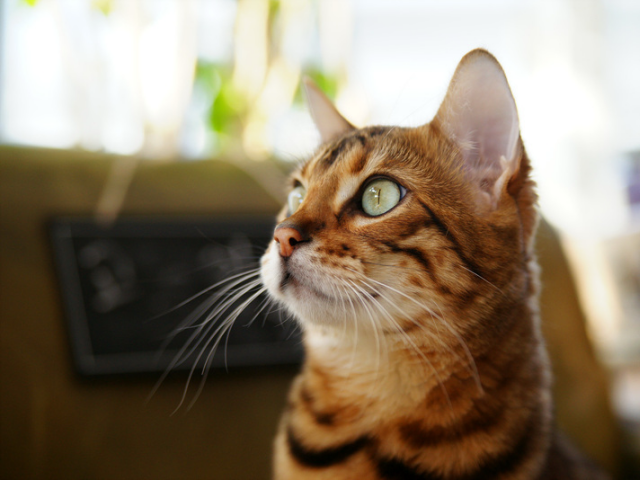
#> input picture start to book/filterring/images/cat.bmp, 640 x 480 px
$ python noise.py   (older library calls are emulated)
#> lines starting #> are read from the running program, lines starting #| are printed output that depends on the picture
import cv2
import numpy as np

src = cv2.imread("images/cat.bmp", cv2.IMREAD_GRAYSCALE)
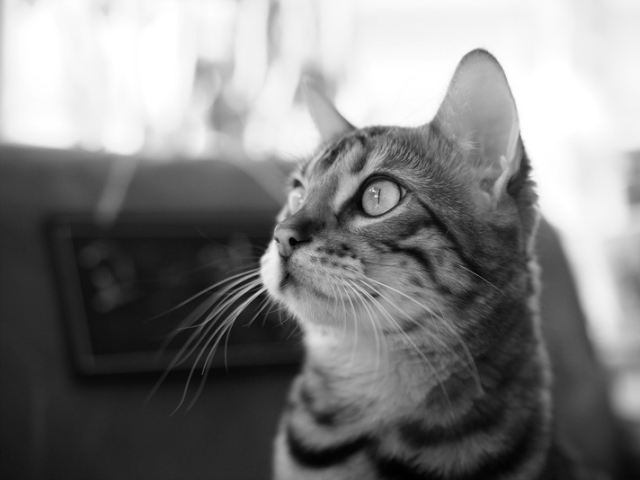
#> src: shape (480, 640); min 0, max 255, mean 127.8

def noiseGaussian():

    if src is None:
        print("None")
        return

    cv2.imshow("src", src)

    for stb in range(1, 4):
        noise = np.zeros(src.shape, np.int32)
        cv2.randn(noise, 0, stb*10)

        dst = cv2.add(src, noise,dtype=cv2.CV_8UC1)

        desc = "stddev = %d" % stb*10
        cv2.imshow("dst", dst)
        cv2.waitKey()
#> this loop made 3 passes
#> pass 3, in noiseGaussian, `dst = cv2.add(src, noise,dtype=cv2.CV_8UC1)`:
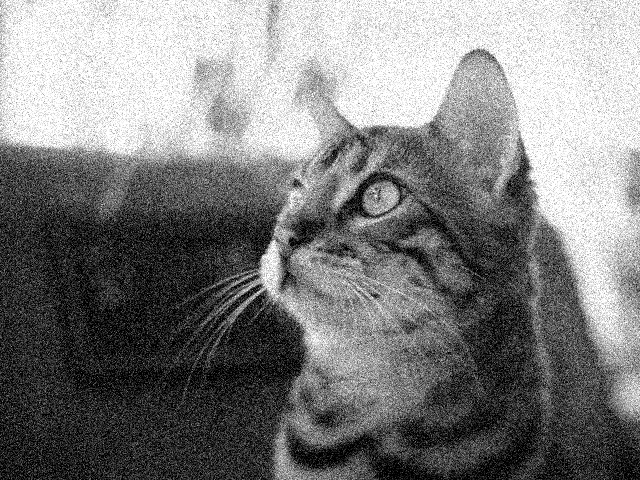
#> dst: shape (480, 640); min 0, max 255, mean 126.3
#> after the loop:
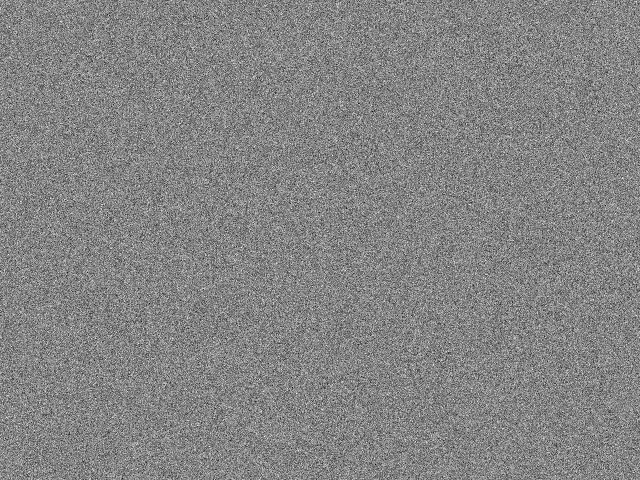
#> noise: shape (480, 640) int32; min -142, max 131, mean 0; drawn with min black and max white
    cv2.destroyAllWindows()

noiseGaussian()
